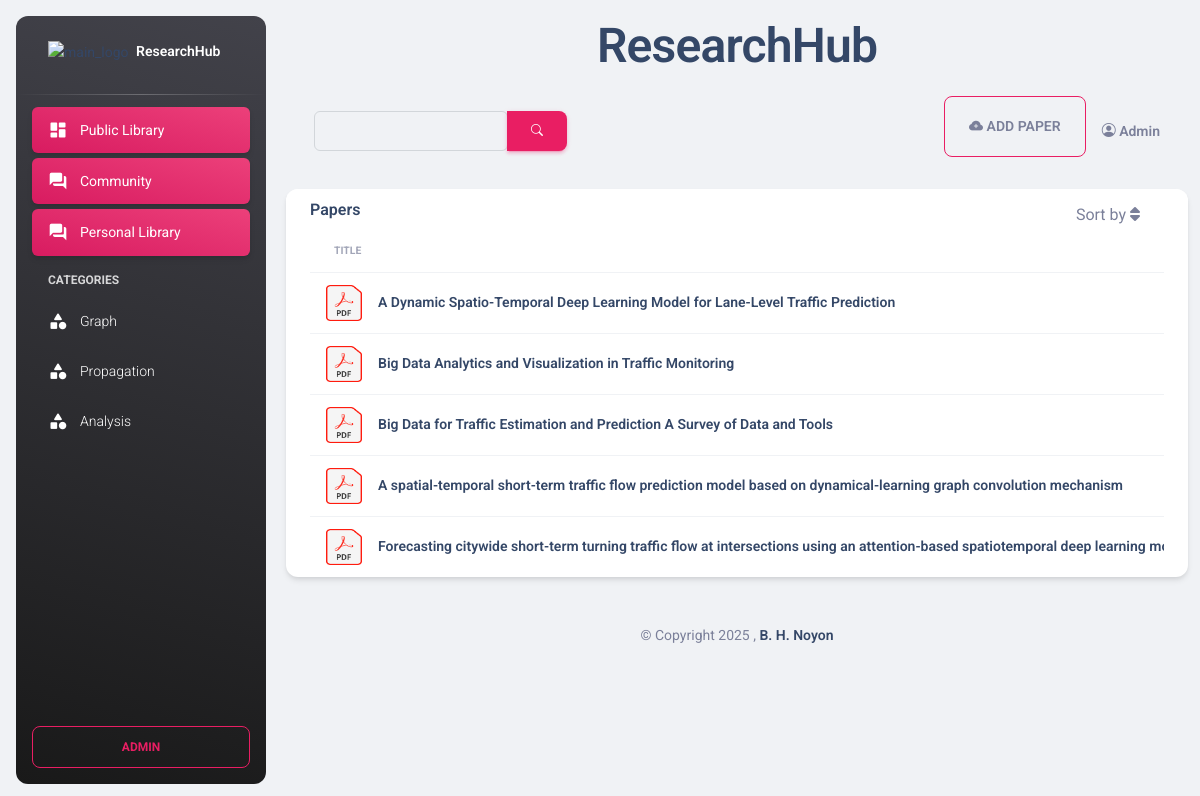
The app's page / (signed in) with its own data.
### appBrowser/models.py (models this page shows, shortened)
class Category(models.Model):
    name = models.CharField(max_length=100)
    description = models.CharField(max_length=100, null=True, blank=True)
    created_at = models.DateTimeField(default=datetime.now())

class PaperInfo(models.Model):
    class Visibility(models.TextChoices):
        PUBLIC = "public", "Public"
        PRIVATE = "private", "Private"
    title = models.CharField(max_length=200, null=True, blank=True, default='Not set')
    description = models.TextField(max_length=1000, null=True, blank=True, default='Not set')
    file = models.FileField(upload_to='media/')
    category = models.ManyToManyField(Category, blank=True, null=True)
    tag = models.ManyToManyField(Tag, blank=True, null=True)
    doi = models.CharField(max_length=200, null=True, blank=True, default='Not set')
    visibility = models.CharField(max_length=10, choices=Visibility.choices, default=Visibility.PRIVATE)
    created_at = models.DateTimeField(auto_now_add=True)
    updated_at = models.DateTimeField(auto_now=True)
    total_read = models.IntegerField(default=0)
    total_downloaded = models.IntegerField(default=0)
    owner = models.ForeignKey(User, on_delete=models.CASCADE,blank=True, null=True)

### appBrowser/views.py (the view)
# urls.py: path('', views.home, name='ok'),
def home(request):
    papers = PaperInfo.objects.filter(Q(visibility='public') | Q(owner=request.user))
    categories = Category.objects.all()
    return render(request, 'dashboard.html', {'papers': papers, 'categories': categories})

### templates/dashboard.html (shortened to what this page needs)
{% extends "root.html" %}
{% load static %}
{% block content %}
    {% include 'aside.html' %}
    <main class="main-content position-relative max-height-vh-100 h-100 border-radius-lg ">
        <div class="text-center mt-3">
            <h1>ResearchHub</h1>
        </div>
        {% include 'navbar.html' %}
        <div class="container-fluid py-1">
            <div class="row mb-4">
                <div class="mb-md-0 mb-4">
                    <div class="card">
                        <div class="card-header pb-0 pt-2">
                            <div class="row">
                                <div class="col-lg-6 col-7">
                                    <h6>Papers</h6>
                                </div>
                                <div class="col-lg-6 col-5 my-auto text-end">
                                    <div class="dropdown float-lg-end pe-4">
                                        <a class="cursor-pointer text-secondary" id="dropdownTable"
                                           data-bs-toggle="dropdown"
                                           aria-expanded="false">Sort by
                                            <i class="fa fa-sort text-secondary"></i>
                                        </a>
                                    </div>
                                </div>
                            </div>
                        </div>
                        <div class="card-body py-0 my-0">
                            <div class="table-responsive">
                                <table class="table align-items-center mb-0">
                                    <thead>
                                    <tr>
                                        <th class="text-uppercase text-secondary text-xxs font-weight-bolder opacity-7">
                                            Title
                                        </th>
                                    </tr>
                                    </thead>
                                    <tbody>
                                    {% for paper in papers %}
                                        <tr>
                                            <td>
                                                <div class="d-flex px-2 py-1">
                                                    <div>
                                                        <img src="{% static 'img/pdf.png' %}"
                                                             class=" avatar-sm me-3" alt="xd">
                                                    </div>
                                                    <div class="d-flex flex-column justify-content-center">
                                                        <h6 class="mb-0 text-sm">{{ paper.title }}</h6>
                                                    </div>
                                                </div>
                                            </td>
                                        </tr>
                                    {% endfor %}
                                    </tbody>
                                </table>
                            </div>
                        </div>
                    </div>
                </div>
            </div>
            {% include 'footer.html' %}
        </div>
    </main>
{% endblock %}

### templates/aside.html (shortened to what this page needs)
{% load static %}
<aside class="sidenav navbar navbar-vertical navbar-expand-xs border-0 border-radius-xl my-3 fixed-start ms-3   bg-gradient-dark"
       id="sidenav-main">
    <div class="sidenav-header">
        <a class="navbar-brand m-0" href="/">
            <img src="{% static 'img/research.png' %}" class="navbar-brand-img h-100" alt="main_logo">
            <span class="ms-1 font-weight-bold text-white">ResearchHub</span>
        </a>
    </div>
    <hr class="horizontal light mt-0 mb-2">
    <div class="collapse navbar-collapse  w-auto " id="sidenav-collapse-main">
        <ul class="navbar-nav">
            <li class="nav-item">
                <a class="nav-link text-white active bg-gradient-primary" href="/">
                    <div class="text-white text-center me-2 d-flex align-items-center justify-content-center">
                        <i class="material-icons opacity-10">dashboard</i>
                    </div>
                    <span class="nav-link-text ms-1">Public Library</span>
                </a>
            </li>
            <li class="nav-item">
                <a class="nav-link text-white active bg-gradient-primary" href="{% url 'community' %}">
                    <div class="text-white text-center me-2 d-flex align-items-center justify-content-center">
                        <i class="material-icons opacity-10">forum</i>
                    </div>
                    <span class="nav-link-text ms-1">Community</span>
                </a>
            </li>
            <li class="nav-item">
                <a class="nav-link text-white active bg-gradient-primary" href="{% url 'mylibrary' %}">
                    <div class="text-white text-center me-2 d-flex align-items-center justify-content-center">
                        <i class="material-icons opacity-10">forum</i>
                    </div>
                    <span class="nav-link-text ms-1">Personal Library</span>
                </a>
            </li>
            <li class="nav-item mt-3">
                <h6 class="ps-4 ms-2 text-uppercase text-xs text-white font-weight-bolder opacity-8">Categories</h6>
            </li>
            {% for category in categories %}
                <li class="nav-item">
                    <a class="nav-link text-white " href="{% url 'category' category.id %}">
                        <div class="text-white text-center me-2 d-flex align-items-center justify-content-center">
                            <i class="material-icons opacity-10">category</i>
                        </div>
                        <span class="nav-link-text ms-1">{{ category.name }}</span>
                    </a>
                </li>
            {% endfor %}
        </ul>
    </div>
    <div class="sidenav-footer position-absolute w-100 bottom-0 ">
        <div class="mx-3">
            <a class="btn btn-outline-primary mt-4 w-100"
               href="/admin"
               type="button">Admin</a>
        </div>
    </div>
</aside>

### records on screen
Category: name "Graph"
Category: name "Propagation"
Category: name "Analysis"
PaperInfo: title "A Dynamic Spatio-Temporal Deep Learning Model for Lane-Level Traffic Prediction"
PaperInfo: title "Big Data Analytics and Visualization in Traffic Monitoring"
PaperInfo: title "Big Data for Traffic Estimation and Prediction A Survey of Data and Tools"
PaperInfo: title "A spatial-temporal short-term traffic flow prediction model based on dynamical-learning graph convolution mechanism"
PaperInfo: title "Forecasting citywide short-term turning traffic flow at intersections using an attention-based spatiotemporal deep learning…"
